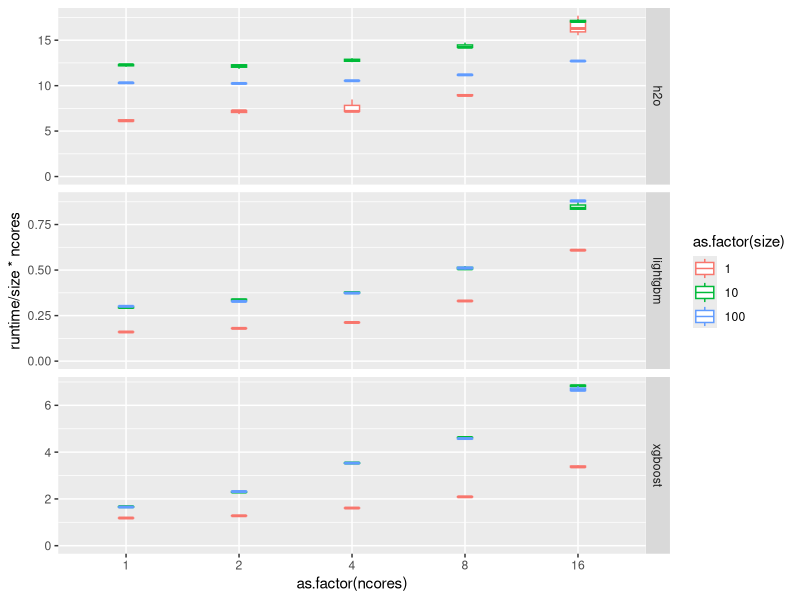
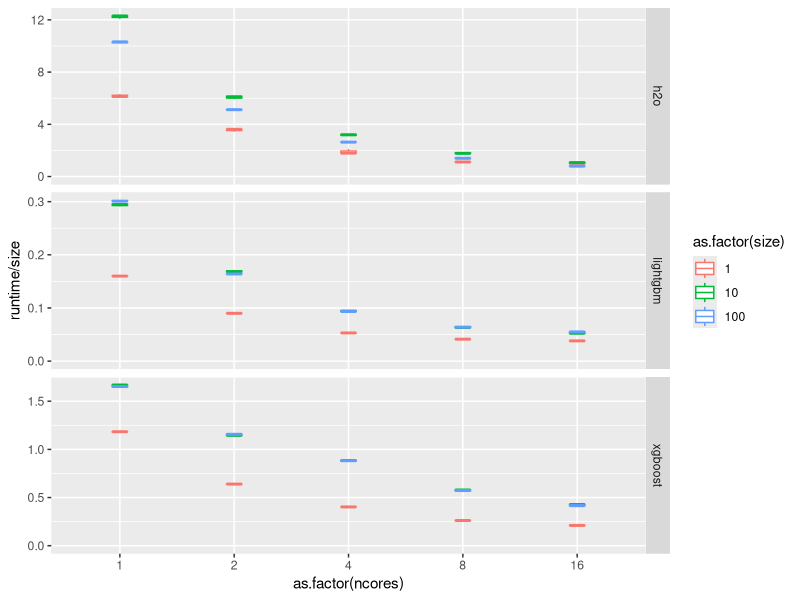
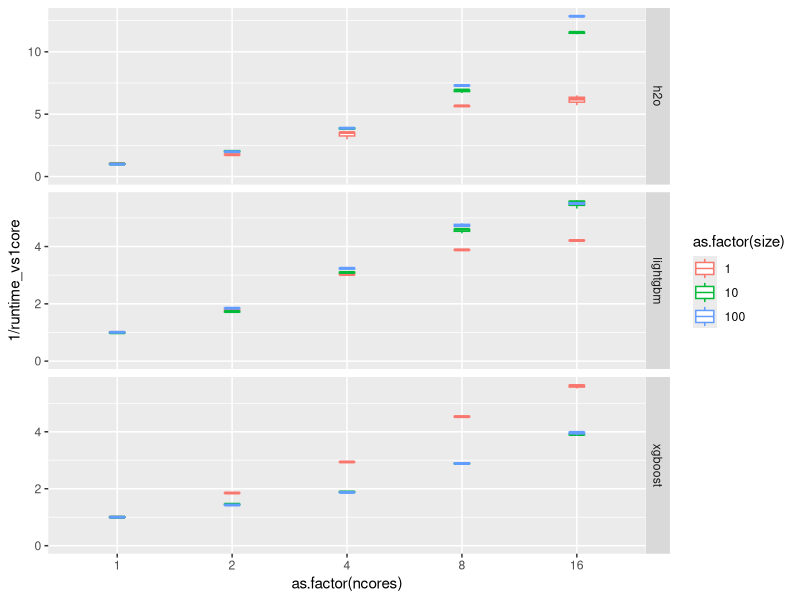

Recreate these plots in R, in order.
## ---- chunk 1

library(tidyverse)

d <- read_delim("res.csv", delim=":", 
        col_names = c("size","tool","ncores","cores","runtime")) 

## ---- chunk 2

ggplot(d) + geom_boxplot(aes(x = as.factor(ncores), y = runtime/size*ncores, color = as.factor(size)), 
      position = position_dodge(0), width = 0.4) +
  facet_grid(tool~., scales="free") + ylim(c(0,NA)) 

## ---- chunk 3

ggplot(d) + geom_boxplot(aes(x = as.factor(ncores), y = runtime/size, color = as.factor(size)), 
      position = position_dodge(0), width = 0.4) +
  facet_grid(tool~., scales="free") + ylim(c(0,NA)) 

## ---- chunk 4

d %>% group_by(size, tool) %>% mutate(runtime_vs1core=runtime/first(runtime)) %>% 
  ggplot() + geom_boxplot(aes(x = as.factor(ncores), y = 1/runtime_vs1core, color = as.factor(size)), 
      position = position_dodge(0), width = 0.4) +
  facet_grid(tool~., scales="free") + ylim(c(0,NA)) 

